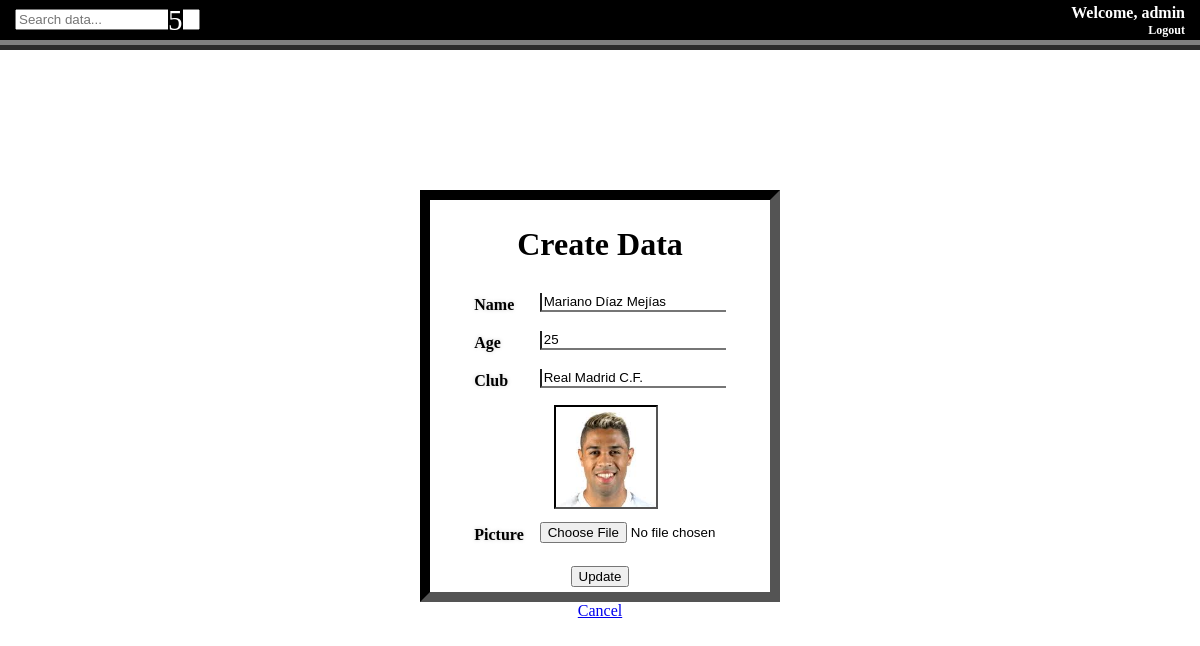
Page /update.php?id=1 (signed in) on the committed database.
### tables this page shows
CREATE TABLE `football` (
  `ID` int(11) NOT NULL,
  `NAME` varchar(64) NOT NULL,
  `AGE` int(2) NOT NULL,
  `CLUB` varchar(64) NOT NULL,
  `PICTURE` varchar(64) NOT NULL
);

### source/functions.php (called while the page is built, shortened)
<?php
$connect = mysqli_connect("127.0.0.1", "root", "", "mydb");
function read($query){
	global $connect;
	$rows = [];
	$result = mysqli_query($connect, $query);
	while ( $row = mysqli_fetch_assoc($result) ) {
		$rows[] = $row;
	}
	return $rows;
}
 ?>

### update.php (the view, shortened to what this page needs)
<?php
include 'source/functions.php';
$name = $_SESSION["login"];
$id = $_GET["id"];
$players = read("SELECT * FROM `football` WHERE ID = '$id'")[0];
 ?>
 <!DOCTYPE html>
 <html>
 <head>
 	<link rel="stylesheet" type="text/css" href="update.css?d=<?= time(); ?>">
 </head>
 <body><center>
 	<div class="topbar">
	<form class="sch" method="post">
		<input type="text" name="keyword" autocomplete="off" autofocus id="search" placeholder="Search data...">
		<button type="submit" class="box-sch" name="search">5</button>
	</form>
	<h1 class="user">Welcome, <?= $name; ?></h1>
	<a href="source/logout.php" class="logout">Logout</a>
	</div>
	<div class="content">
	<h1>Create Data</h1>
 	<form method="post" enctype="multipart/form-data">
 		<table>
 			<tr>
 				<td><label class="name">Name</label></td>
 				<td><input type="text" name="name" id="name" autocomplete="off" value="<?= $players["NAME"]; ?>"><br></td>
 			</tr>
 			<tr>
 				<td><label class="age">Age</label></td>
 				<td><input type="text" name="age" id="age" maxlength="2" autocomplete="off" value="<?= $players["AGE"]; ?>"><br></td>
 			</tr>
 			<tr>
 				<td><label class="club">Club</label></td>
 				<td><input type="text" name="club" id="club" autocomplete="off" value="<?= $players["CLUB"]; ?>"><br></td>
 			</tr>
 			<tr>
 				<td colspan="2"><img src="image/<?= $players["PICTURE"]; ?>"></td>
 			</tr>
 			<tr>
 				<td><label class="pict">Picture</label></td>
 				<td><input type="file" name="pict" id="pict"><br></td>
 			</tr>
 		</table>
 		<button type="submit" name="submit">Update</button>
 	</form>
 	</div>
 	<a href="index.php">Cancel</a>
 </center></body>
 </html>

### update.css (style rules this page uses)
body { margin-bottom: 70px; }
.topbar { height: 50px; background-color: black; position: absolute; top: 0; left: 0; right: 0; border-bottom: 10px ridge grey; box-sizing: border-box; }
.topbar .sch input { position: absolute; top: 0; left: 0; margin: 9px 0px 0px 15px; }
.topbar .sch .box-sch { color: white; font-family: E-commerce; font-size: 29px; background: black; padding: 0px 0px 0px 0px; border: 0px solid black; position: absolute; top: 0; left: 0; margin: 4.25px 0px 0px 168px; transition: .4s; }
.topbar .user { position: absolute; top: 0; right: 0; color: white; margin: 2px 15px 0px 0px; font: 16px/21px verdana; font-weight: bold; }
.topbar .logout { position: absolute; top: 0; right: 0; color: white; margin: 23px 15px 0px 0px; transition: .4s; text-decoration: none; font-family: verdana; font-size: 12px; font-weight: bold; }
.content { width: 320px; margin: 190px 0px 0px 0px; border: 10px inset black; padding: 5px 10px 5px 10px; }
.content form label { font: 16px/0px verdana; font-weight: bold; text-shadow: 0px 0px 4px rgba(10,10,10,0.18); margin: 0px 12px 0px 0px; text-align: center; }
.content form input { border-top: none; width: 180px; margin: 5px 0px 10px 0px; border-right: none; }
table { margin-bottom: 10px; }
form table tr td img { width: 100px; height: 100px; border: 2px inset black; margin: 3px 0px 0px 80px; }

### rows in the picture
football: name "Mariano Díaz Mejías", age "25", club "Real Madrid C.F."

### other values in the picture
$name "admin"
